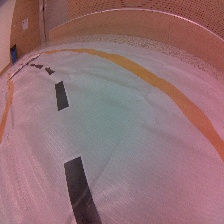
#> input picture snapshots/009.jpg, 224 x 224 px, found by its file name
$ python Proj_jetbot_img_conversion0.py
#> lines starting #> are read from the running program, lines starting #| are printed output that depends on the picture; after the words box and inside, x2 and y2 are one past the last pixel; in counts of white or black regions, pixels touching at a corner belong together
import cv2
import numpy as np
import matplotlib.pyplot as plt

from cv2 import cv2 as cv
import os, requests, wget

img_color_approx = cv.imread('snapshots/009.jpg')
#> img_color_approx is the input picture: shape (224, 224, 3); mean B, G, R 115.8, 111.9, 147.1
img_gray = cv.cvtColor(img_color_approx, cv.COLOR_BGR2GRAY)
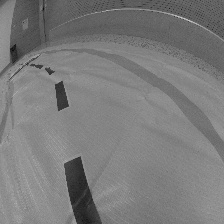
#> img_gray: shape (224, 224); min 10, max 203, mean 122.9
#print(len(img_gray))

imgBlur = cv.GaussianBlur(img_gray, (7, 7), 1)
imgCanny = cv.Canny(imgBlur, 100, 100)
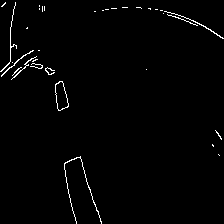
#> imgCanny: shape (224, 224); 1.4% white in thin lines or dots
#imgCanny = cv.Canny(img_gray, 50, 50)

cv.imshow('Canny and Gray', imgCanny)
#imgContour = img_color_approx.copy()

# #getContours(imgCanny)
# cv.imshow('detected shapes', imgContour)

ret, img_binary = cv.threshold(img_gray, 115, 255, cv.THRESH_BINARY_INV)
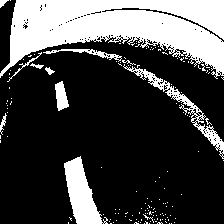
#> img_binary: shape (224, 224); 27.5% white; 146 white regions (135 under 20 px)
contours, _= cv.findContours(img_binary, cv.RETR_EXTERNAL, cv.CHAIN_APPROX_NONE)
#> contours = 146 contours, 136 with area under 20; largest, box (x1, y1, x2, y2) and area: (0, 0, 224, 79) 10052, (64, 156, 108, 224) 1360, (123, 64, 224, 159) 940, (55, 81, 69, 111) 236, (43, 49, 122, 62) 186
cv.imshow('Conversions', img_binary)

for cnt in contours:
    #x,y,w,h = cv.boundingRect(cnt)
    #print(x,y,w,h)
    epsilon = 0.01 * cv.arcLength(cnt, True)
    approx = cv.approxPolyDP(cnt, epsilon, True)
    print(len(imgCanny))

    cv.drawContours(img_color_approx, [approx], 0, (0,255,255), 1)
#> this loop made 146 passes
#> (epsilon, approx) on passes 1, 2, 3, 4, 5, 6, 8, 10, 11, 12, 13, 14: (0, [[171, 223]]), (0, [[169, 223]]), (0, [[149, 223]]), (0, [[144, 223]]), (0.02, [[110, 223], [111, 223]]), (0, [[174, 222]]), (0, [[140, 222]]), (0, [[113, 222]]), (0.02, [[68, 222], [68, 223]]), (0.0283, [[165, 221], [166, 222]]), (0.02, [[155, 221], [156, 221]]), (0, [[150, 221]])
#> epsilon on passes 7, 9, 15, 31, 40, 51: 0.133, 0.0966, 0.0683, 0.0907, 0.369, 0.0966
#| 224
#| 224
#| 224
#| 224
#| 224
#| 224
#| 224
#| 224
#> (further printed lines are left out)
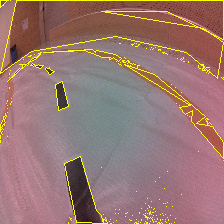
#> img_color_approx: shape (224, 224, 3); 3.89% of pixels changed, all inside (x1, y1, x2, y2) = (0, 0, 224, 224)
    #cv.rectangle(img_color_approx, (x,y), (x+w, y+h), (255,255,0), 2)


cv.imshow("Result approx", img_color_approx)
cv.waitKey(0)
# [60 lines of commented-out code are left out]

$ run again, with snapshots/002.jpg copied over snapshots/009.jpg
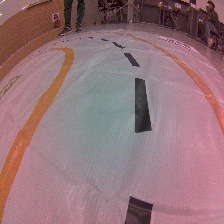
#> input picture snapshots/002.jpg, 224 x 224 px, found by its file name
#> img_color_approx is the input picture: shape (224, 224, 3); mean B, G, R 121.7, 116.2, 149.1
#> `imgCanny = cv.Canny(imgBlur, 100, 100)`:
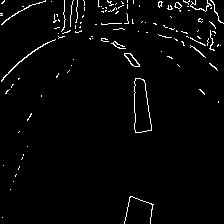
#> imgCanny: shape (224, 224); 2.5% white in thin lines or dots
#> img_binary: shape (224, 224); 22.2% white; 166 white regions (155 under 20 px)
#> contours = 166 contours, 159 with area under 20; largest, box (x1, y1, x2, y2) and area: (0, 0, 224, 82) 8704, (135, 78, 152, 133) 638, (124, 196, 154, 224) 555, (61, 47, 74, 67) 120, (0, 186, 10, 224) 86, (124, 53, 140, 67) 74, (2, 75, 22, 97) 47
#> the loop `for cnt in contours:` made 166 passes
#> (epsilon, approx) on passes 2, 3, 5: (0.02, [[8, 192], [8, 193]]), (0, [[2, 188]]), (0, [[11, 185]])
#> (printed output is left out)
#> after the loop `for cnt in contours:`:
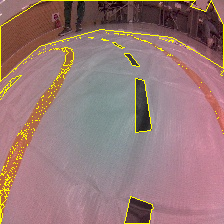
#> img_color_approx: shape (224, 224, 3); 2.99% of pixels changed, all inside (x1, y1, x2, y2) = (0, 0, 224, 224)

$ run again, with snapshots/003.jpg copied over snapshots/009.jpg
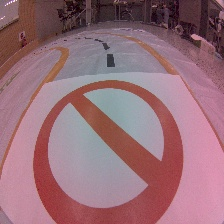
#> input picture snapshots/003.jpg, 224 x 224 px, found by its file name
#> img_color_approx is the input picture: shape (224, 224, 3); mean B, G, R 120.3, 110.4, 151.5
#> `imgCanny = cv.Canny(imgBlur, 100, 100)`:
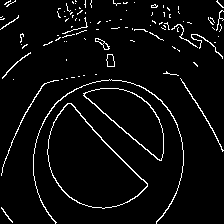
#> imgCanny: shape (224, 224); 4.5% white in thin lines or dots
#> img_binary: shape (224, 224); 39.8% white; 100 white regions (87 under 20 px)
#> contours = 100 contours, 93 with area under 20; largest, box (x1, y1, x2, y2) and area: (33, 80, 183, 224) 17716, (0, 0, 224, 84) 9621, (46, 47, 69, 83) 160, (107, 54, 115, 67) 73, (0, 71, 20, 94) 34, (14, 100, 32, 133) 24, (102, 43, 110, 50) 23
#> the loop `for cnt in contours:` made 100 passes
#> (epsilon, approx) on passes 1, 2, 5, 6, 11, 12, 13, 14: (0.06, [[0, 207], [0, 210]]), (0, [[0, 176]]), (0, [[223, 150]]), (0, [[222, 148]]), (0, [[211, 123]]), (0, [[209, 121]]), (0, [[208, 119]]), (0, [[205, 115]])
#> (printed output is left out)
#> after the loop `for cnt in contours:`:
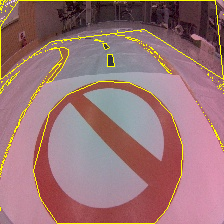
#> img_color_approx: shape (224, 224, 3); 3.35% of pixels changed, all inside (x1, y1, x2, y2) = (0, 0, 224, 224)
